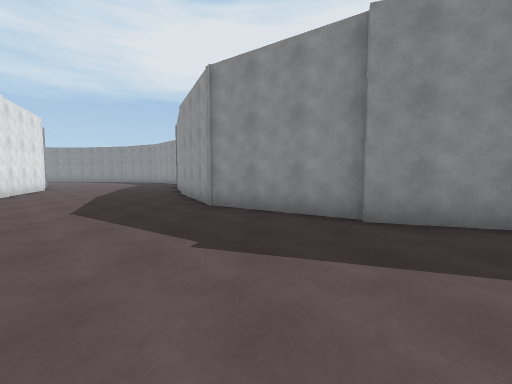
View 1 (above)

17 first-person views from a walk through a scene from a Unity 3-D project. The camera is 1.4 m above the floor, tilts 4° down and sees 90° across. The floor is counted in squares, 2 m on a side. Each view is taken from the middle of a square. On the plan, view 1 faces up. The plan holds only what a view shows up to about 9 squares ahead; the rest is blank. The place goes on beyond the plan.

View 2
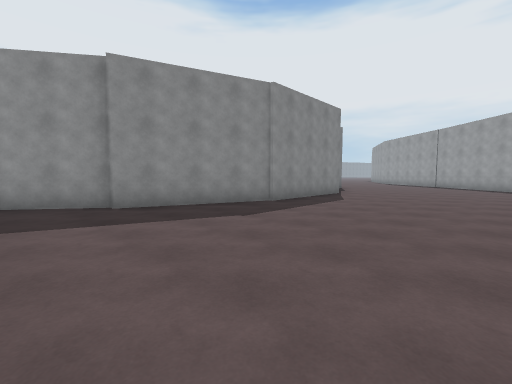

View 3
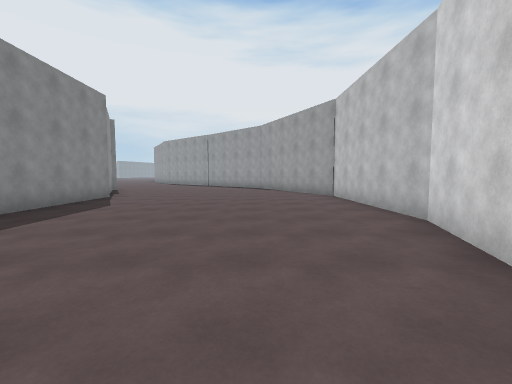

View 4
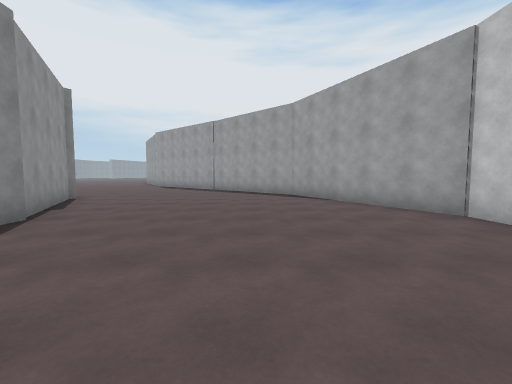

View 5
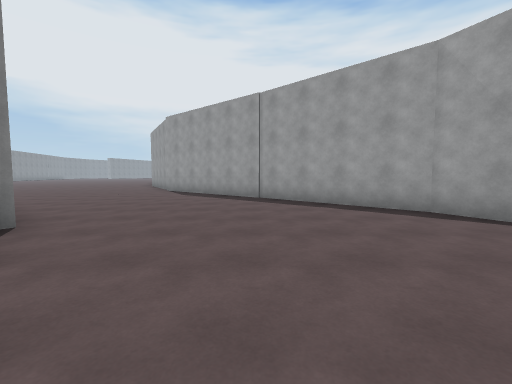

View 6
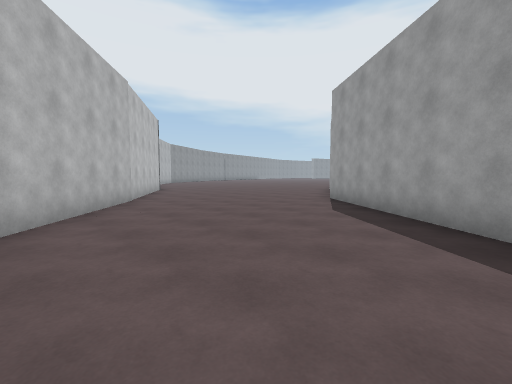

View 7
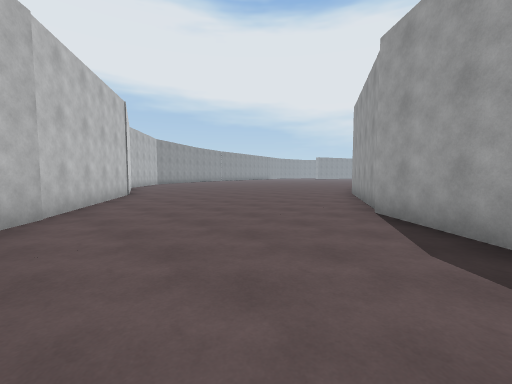

View 8
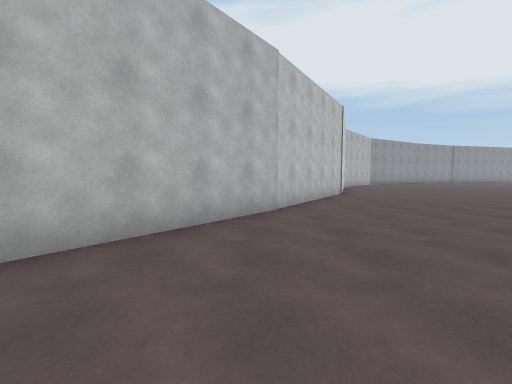

View 9
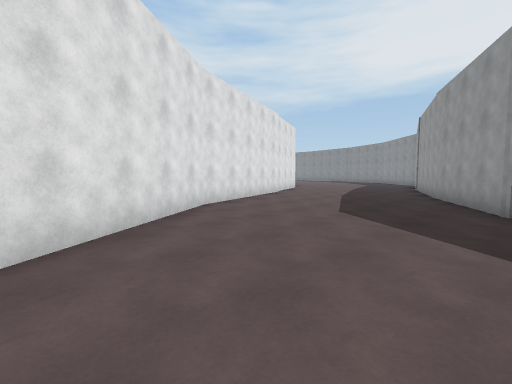

View 10
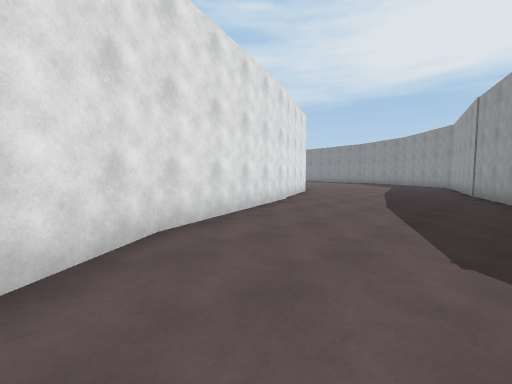

View 11
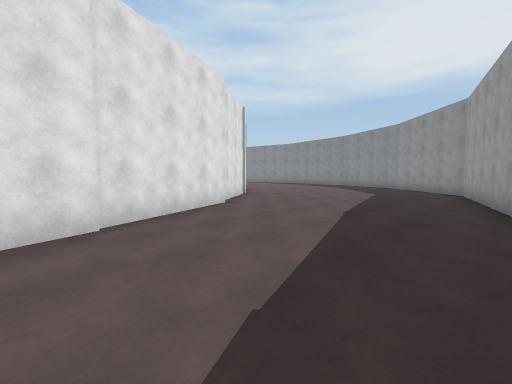

View 12
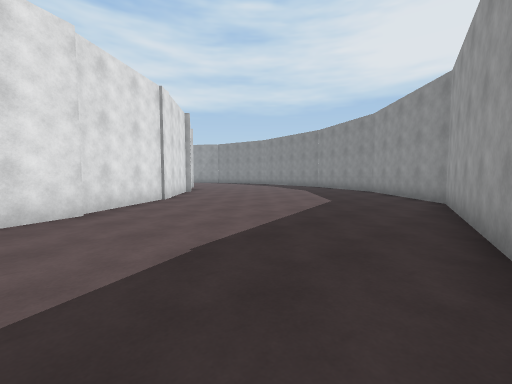

View 13
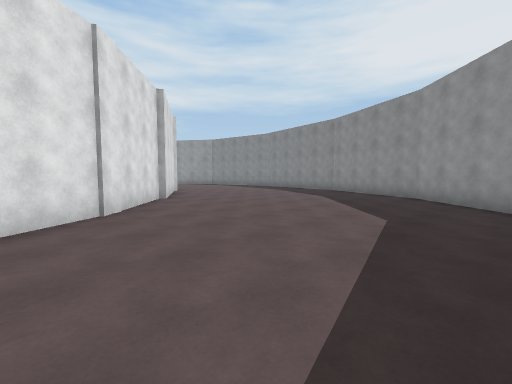

View 14
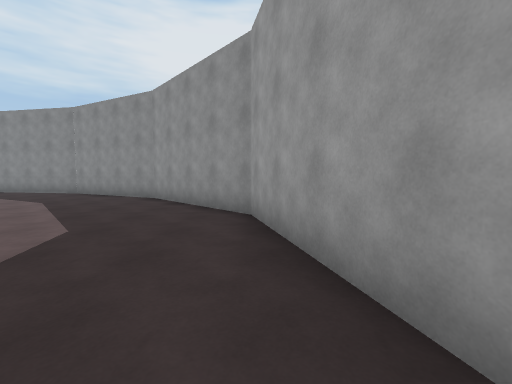

View 15
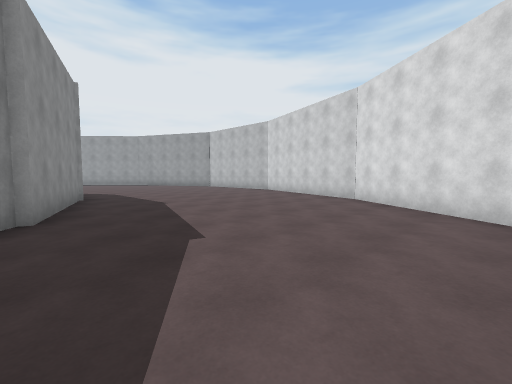

View 16
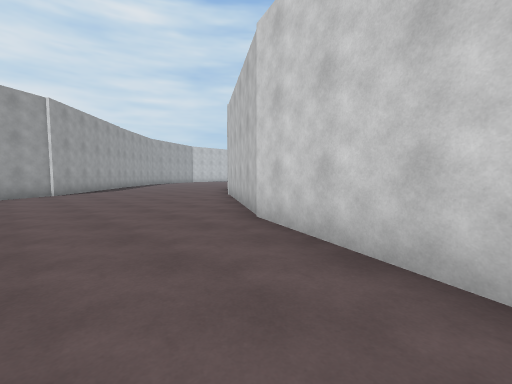

View 17
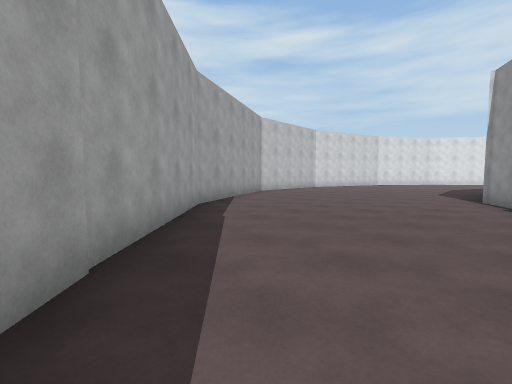

### Floor plan
Points are (right, up) in squares from view 1. A wall is a line through its corners. A room is listed if a view was taken in it or the views show most of it. See-through windows are left out.
Room 1 (views 1, 2, 3, 4, 5, 6, 7, 8, 9, 10, 11, 12, 13, 14, 15, 16, 17)
walls: (5.2, 2.5) (1.5, 3.7); (1.7, 3.9) (-1, 5.8) (-2.7, 9.2); (9, 2.5) (5, 2.4); (0, -3) (4.8, -4.6) (9.2, -4.5) (13.7, -2.2); (-3.1, -0.8) (0.2, -3.1); (12.2, 4.3) (8.9, 2.6); (-2.7, 9.4) (-3.8, 12.6); (-6.1, 3.4) (-3.6, -0.1); (13.8, -2.4) (19.9, 4.8); (-3.8, 12.4) (-5.1, 17.4) (-7.9, 20.4) (-11, 22); (-7.6, 7.9) (-6, 3.3); (15.5, 8.1) (13, 5); (-9.1, 11.1) (-7.7, 7.8); (19.9, 4.7) (21.5, 5.6); (18, 12) (15.4, 8.1); (-11.2, 13.7) (-9.2, 10.9); (19.2, 15.1) (18, 12.1); (-12.5, 14.7) (-10.7, 13.2)

Positions as (right, up) in squares from view 1, and headings:
1: (0, 0), facing up
2: (0, -2), facing up-right
3: (1, -2), facing right
4: (5, -1), facing right
5: (9, 1), facing right
6: (13, 1), facing up-right
7: (15, 3), facing up-right
8: (15, 3), facing up
9: (-1, 0), facing up-left
10: (-3, 2), facing up-left
11: (-4, 7), facing up-left
12: (-4, 10), facing up-left
13: (-6, 12), facing up-left
14: (-5, 13), facing up
15: (-3, 4), facing down-right
16: (21, 15), facing down-left
17: (17, 3), facing down-left
